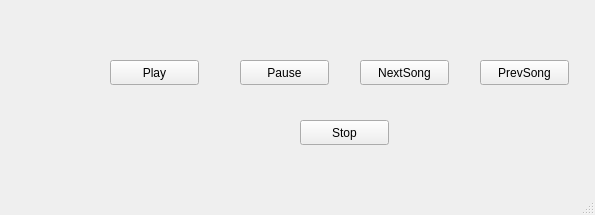
<?xml version="1.0" encoding="UTF-8"?>
<ui version="4.0">
 <class>Application</class>
 <widget class="QMainWindow" name="Application">
  <property name="geometry">
   <rect>
    <x>0</x>
    <y>0</y>
    <width>595</width>
    <height>215</height>
   </rect>
  </property>
  <property name="windowTitle">
   <string>Application</string>
  </property>
  <widget class="QWidget" name="centralwidget">
   <widget class="QPushButton" name="play">
    <property name="geometry">
     <rect>
      <x>110</x>
      <y>60</y>
      <width>89</width>
      <height>25</height>
     </rect>
    </property>
    <property name="text">
     <string>Play</string>
    </property>
   </widget>
   <widget class="QPushButton" name="pause">
    <property name="geometry">
     <rect>
      <x>240</x>
      <y>60</y>
      <width>89</width>
      <height>25</height>
     </rect>
    </property>
    <property name="text">
     <string>Pause</string>
    </property>
   </widget>
   <widget class="QPushButton" name="stop">
    <property name="geometry">
     <rect>
      <x>300</x>
      <y>120</y>
      <width>89</width>
      <height>25</height>
     </rect>
    </property>
    <property name="text">
     <string>Stop</string>
    </property>
   </widget>
   <widget class="QPushButton" name="nextsong">
    <property name="geometry">
     <rect>
      <x>360</x>
      <y>60</y>
      <width>89</width>
      <height>25</height>
     </rect>
    </property>
    <property name="text">
     <string>NextSong</string>
    </property>
   </widget>
   <widget class="QPushButton" name="prevsong">
    <property name="geometry">
     <rect>
      <x>480</x>
      <y>60</y>
      <width>89</width>
      <height>25</height>
     </rect>
    </property>
    <property name="text">
     <string>PrevSong</string>
    </property>
   </widget>
  </widget>
  <widget class="QMenuBar" name="menubar">
   <property name="geometry">
    <rect>
     <x>0</x>
     <y>0</y>
     <width>595</width>
     <height>22</height>
    </rect>
   </property>
  </widget>
  <widget class="QStatusBar" name="statusbar"/>
 </widget>
 <resources/>
 <connections/>
</ui>
